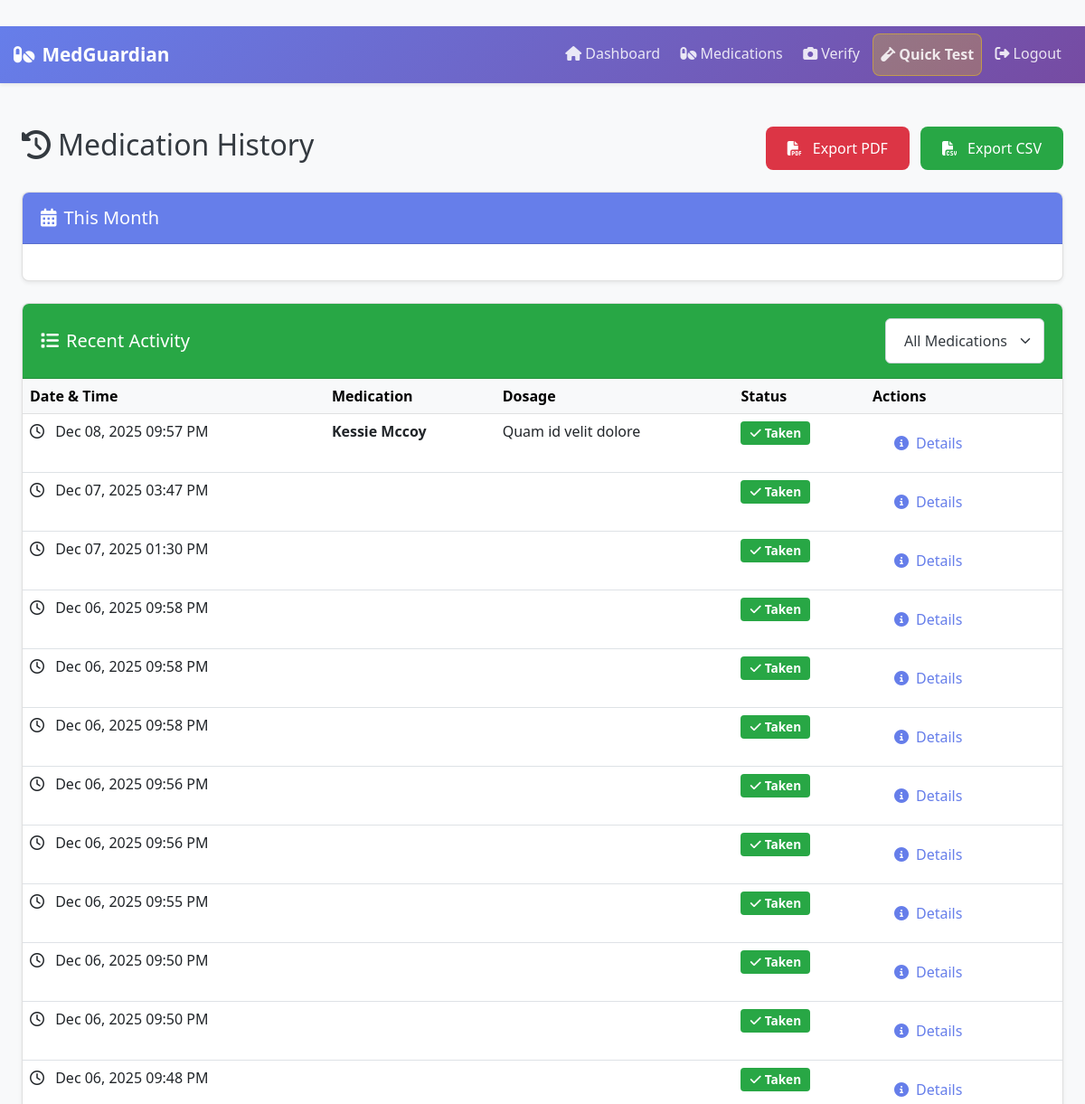
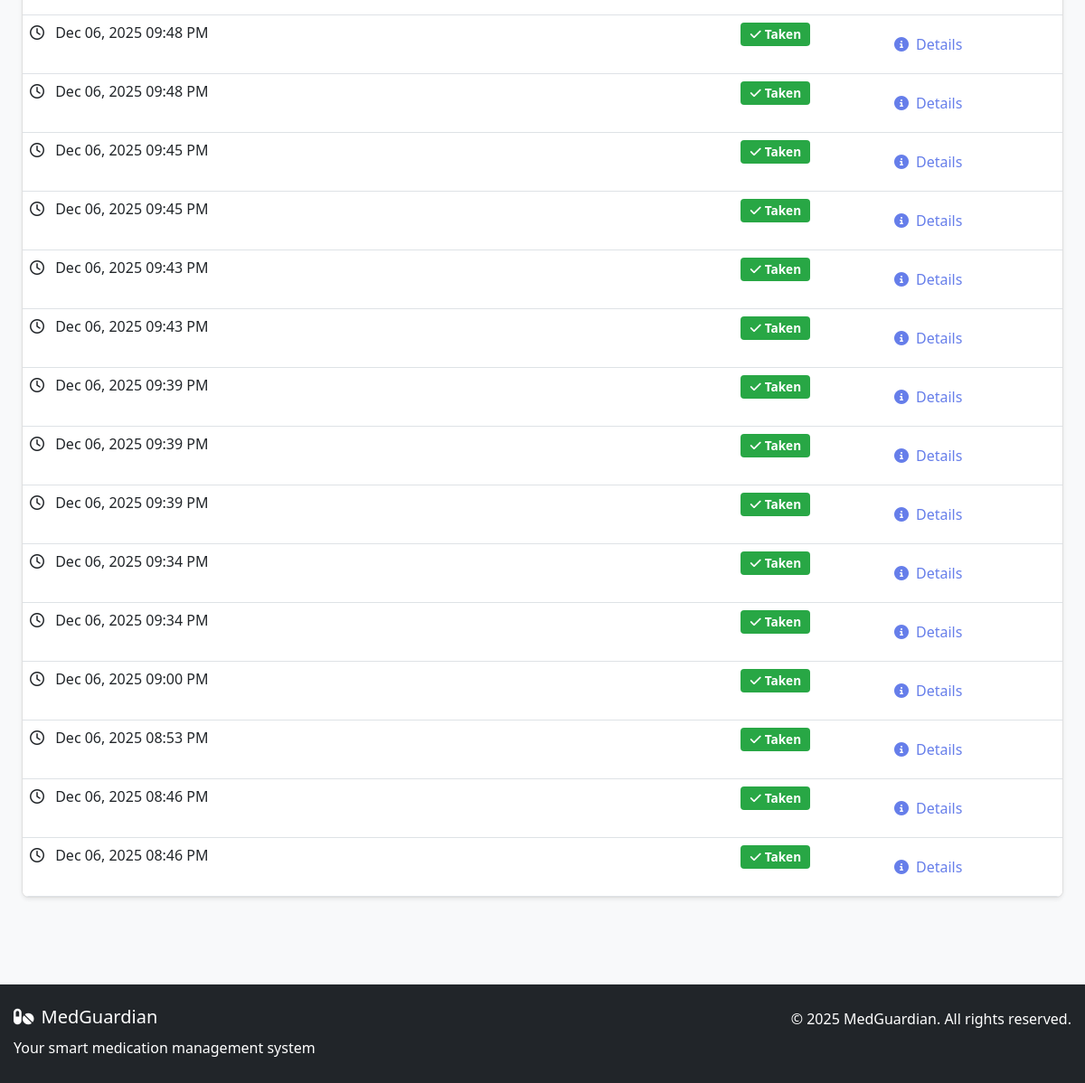
Page /medication/history (signed in) on the committed database (2 pictures, top to bottom).
### app/models/medication_log.py (models this page shows, shortened)
class MedicationLog(db.Model):
    __tablename__ = 'medication_log'
    id = db.Column(db.Integer, primary_key=True)
    medication_id = db.Column(db.Integer, db.ForeignKey('medication.id'), nullable=False)
    user_id = db.Column(db.Integer, db.ForeignKey('user.id'), nullable=False)
    taken_at = db.Column(db.DateTime, nullable=False, default=datetime.utcnow)
    scheduled_time = db.Column(db.DateTime, nullable=True)  # When medication was scheduled
    taken_correctly = db.Column(db.Boolean, default=True)
    verified_by_camera = db.Column(db.Boolean, default=False)  # Was camera verification used?
    verification_confidence = db.Column(db.Float, nullable=True)  # Auto-detection confidence 0-1
    verification_method = db.Column(db.String(50), nullable=True)  # 'auto', 'manual', 'manual_fallback'
    notes = db.Column(db.Text)
    created_at = db.Column(db.DateTime, default=datetime.utcnow)
    medication = db.relationship('Medication', backref='logs')
    user = db.relationship('User', backref='medication_logs')

### app/models/medication.py (models this page shows, shortened)
class Medication(BaseModel):
    __tablename__ = 'medication'
    name = db.Column(db.String(100), nullable=False, index=True)
    dosage = db.Column(db.String(50), nullable=False)
    frequency = db.Column(db.String(50), nullable=False)
    instructions = db.Column(db.Text)
    user_id = db.Column(db.Integer, db.ForeignKey('user.id', ondelete='CASCADE'), nullable=False, index=True)
    morning = db.Column(db.Boolean, default=False)
    afternoon = db.Column(db.Boolean, default=False)
    evening = db.Column(db.Boolean, default=False)
    night = db.Column(db.Boolean, default=False)
    reminder_enabled = db.Column(db.Boolean, default=True)
    reminder_sound = db.Column(db.Boolean, default=True)
    reminder_voice = db.Column(db.Boolean, default=True)
    custom_reminder_times = db.Column(db.String(200))
    start_date = db.Column(db.Date, index=True)
    end_date = db.Column(db.Date, index=True)
    priority = db.Column(db.String(20), default='normal', index=True)
    custom_times = db.Column(db.String(200))  # JSON string for custom times
    barcode = db.Column(db.String(100), nullable=True, index=True)  # UPC/EAN/QR code
    reference_image_path = db.Column(db.String(500), nullable=True)  # Path to reference photo
    image_features = db.Column(db.Text, nullable=True)  # JSON: color histogram, shape features
    label_text = db.Column(db.Text, nullable=True)  # OCR extracted text from label
    reference_images = db.Column(db.Text, nullable=True)  # JSON: ["base64img1", "base64img2", ...]
    background_image = db.Column(db.Text, nullable=True)  # Background-only capture for subtraction
    ai_trained = db.Column(db.Boolean, default=False)  # True if user completed AI training

### app/routes/medication.py (the view)
@medication.route('/history')
@login_required
def medication_history():
    medications = Medication.query.filter_by(user_id=current_user.id).all()
    logs = MedicationLog.query.filter_by(user_id=current_user.id).order_by(
        MedicationLog.taken_at.desc()
    ).limit(100).all()
    return render_template('medication/history.html',
                         medications=medications,
                         logs=logs)

### app/templates/medication/history.html (shortened to what this page needs)
{% extends "base.html" %}
{% block content %}
<div class="container-fluid py-4">
    <div class="d-flex justify-content-between align-items-center mb-4">
        <h2><i class="fas fa-history me-2"></i>Medication History</h2>
        <div>
            <a href="{{ url_for('medication.export_history', format='pdf') }}" class="btn btn-danger me-2">
                <i class="fas fa-file-pdf me-1"></i>Export PDF
            </a>
            <a href="{{ url_for('medication.export_history', format='csv') }}" class="btn btn-success">
                <i class="fas fa-file-csv me-1"></i>Export CSV
            </a>
        </div>
    </div>
    <div class="row mb-4">
        <div class="col-12">
            <div class="card shadow-sm">
                <div class="card-header bg-primary text-white">
                    <h5 class="mb-0"><i class="fas fa-calendar-alt me-2"></i>This Month</h5>
                </div>
                <div class="card-body">
                </div>
            </div>
        </div>
    </div>
    <div class="row">
        <div class="col-12">
            <div class="card shadow-sm">
                <div class="card-header bg-success text-white d-flex justify-content-between align-items-center">
                    <h5 class="mb-0"><i class="fas fa-list me-2"></i>Recent Activity</h5>
                    <select id="filter-medication" class="form-select form-select-sm" style="width: auto;">
                        <option value="all">All Medications</option>
                    </select>
                </div>
                <div class="card-body p-0">
                    <div class="table-responsive">
                        <table class="table table-hover mb-0">
                            <thead class="table-light">
                                <tr>
                                    <th>Date & Time</th>
                                    <th>Medication</th>
                                    <th>Dosage</th>
                                    <th>Status</th>
                                    <th>Actions</th>
                                </tr>
                            </thead>
                            <tbody id="history-table-body">
                                {% for log in logs %}
                                <tr data-medication-id="{{ log.medication_id }}">
                                    <td>
                                        <i class="far fa-clock me-2"></i>
                                        {{ log.taken_at.strftime('%b %d, %Y %I:%M %p') }}
                                    </td>
                                    <td>
                                        <strong>{{ log.medication.name }}</strong>
                                    </td>
                                    <td>{{ log.medication.dosage }}</td>
                                    <td>
                                        {% if log.taken_correctly %}
                                        <span class="badge bg-success">
                                            <i class="fas fa-check me-1"></i>Taken
                                        </span>
                                        {% else %}
                                        <span class="badge bg-danger">
                                            <i class="fas fa-times me-1"></i>Missed
                                        </span>
                                        {% endif %}
                                    </td>
                                    <td>
                                        <button class="btn btn-sm btn-outline-primary"
                                            onclick="viewDetails({{ log.id }})">
                                            <i class="fas fa-info-circle"></i> Details
                                        </button>
                                    </td>
                                </tr>
                                {% endfor %}
                            </tbody>
                        </table>
                    </div>
                </div>
            </div>
        </div>
    </div>
</div>
{% endblock %}

### app/templates/base.html (shortened to what this page needs)
﻿<!DOCTYPE html>
<html lang="en">
<head>
    <link href="https://cdn.jsdelivr.net/npm/bootstrap@5.3.0/dist/css/bootstrap.min.css" rel="stylesheet">
    <link href="https://cdnjs.cloudflare.com/ajax/libs/font-awesome/6.4.0/css/all.min.css" rel="stylesheet">
    <link href="{{ url_for('static', filename='css/style.css') }}" rel="stylesheet">
    <link href="{{ url_for('static', filename='css/reminder_banner.css') }}" rel="stylesheet">
    <link href="{{ url_for('static', filename='css/camera_modal.css') }}" rel="stylesheet">
</head>
<body>
    <nav class="navbar navbar-expand-lg navbar-dark shadow-sm"
        style="background: linear-gradient(135deg, #667eea 0%, #764ba2 100%);">
        <div class="container">
            <a class="navbar-brand fw-bold" href="{{ url_for('main.index') }}">
                <i class="fas fa-pills me-2"></i>MedGuardian
            </a>
            <div class="collapse navbar-collapse" id="navbarNav">
                <ul class="navbar-nav ms-auto">
                    {% if current_user.is_authenticated %}
                    <li class="nav-item">
                        <a class="nav-link" href="{{ url_for('main.dashboard') }}">
                            <i class="fas fa-home me-1"></i>Dashboard
                        </a>
                    </li>
                    <li class="nav-item">
                        <a class="nav-link" href="{{ url_for('medication.list_medications') }}">
                            <i class="fas fa-pills me-1"></i>Medications
                        </a>
                    </li>
                    <li class="nav-item">
                        <a class="nav-link" href="{{ url_for('medication.verification') }}">
                            <i class="fas fa-camera me-1"></i>Verify
                        </a>
                    </li>
                    <li class="nav-item">
                        <a class="nav-link quick-test-link" href="{{ url_for('test.quick_test') }}">
                            <i class="fas fa-vial me-1"></i>Quick Test
                        </a>
                    </li>
                    <li class="nav-item">
                        <a class="nav-link" href="{{ url_for('auth.logout') }}">
                            <i class="fas fa-sign-out-alt me-1"></i>Logout
                        </a>
                    </li>
                    {% endif %}
                </ul>
            </div>
        </div>
    </nav>
    <main class="container-fluid py-4">
        {% block content %}{% endblock %}
    </main>
    <footer class="bg-dark text-white py-4 mt-5">
        <div class="container">
            <div class="row">
                <div class="col-md-6">
                    <h5><i class="fas fa-pills me-2"></i>MedGuardian</h5>
                    <p class="mb-0">Your smart medication management system</p>
                </div>
                <div class="col-md-6 text-md-end">
                    <p class="mb-0">&copy; 2025 MedGuardian. All rights reserved.</p>
                </div>
            </div>
        </div>
    </footer>
</body>
</html>

### app/static/css/style.css (style rules this page uses)
:root { --primary-color: #667eea; --secondary-color: #764ba2; --success-color: #28a745; --warning-color: #ffc107; --danger-color: #dc3545; --info-color: #17a2b8; --light-color: #f8f9fa; --dark-color: #343a40; --font-family: 'Segoe UI', Tahoma, Geneva, Verdana, sans-serif; --senior-font-size: 1.125rem; --senior-font-size-large: 1.5rem; --senior-font-size-xlarge: 2rem; --high-contrast-bg: #ffffff; --high-contrast-text: #000000; }
* { margin: 0; padding: 0; box-sizing: border-box; }
body { font-family: var(--font-family); line-height: 1.8; color: var(--dark-color); background-color: var(--light-color); font-size: 16px; }
.container { max-width: 1200px; margin: 0 auto; padding: 0 15px; }
.mt-5 { margin-top: 3rem; }
.mb-4 { margin-bottom: 1.5rem; }
.py-4 { padding-top: 1.5rem; padding-bottom: 1.5rem; }
.btn { display: inline-block; padding: 0.75rem 1.5rem; font-weight: 500; text-align: center; text-decoration: none; border-radius: 0.375rem; border: none; cursor: pointer; transition: all 0.3s ease; min-height: 44px; }
.btn-success { background-color: var(--success-color); color: white; }
.btn-danger { background-color: var(--danger-color); color: white; }
.btn-outline-primary { background-color: transparent; border: 2px solid var(--primary-color); color: var(--primary-color); }
.card { background: white; border-radius: 0.5rem; box-shadow: 0 0.125rem 0.25rem rgba(0, 0, 0, 0.075); border: 1px solid rgba(0, 0, 0, 0.125); overflow: hidden; }
.card-header { background-color: var(--primary-color); color: white; padding: 1rem 1.25rem; border-bottom: 1px solid rgba(0, 0, 0, 0.125); }
.card-body { padding: 1.25rem; }
.form-select { display: block; width: 100%; padding: 0.75rem 2.5rem 0.75rem 1.25rem; font-size: 1rem; line-height: 1.5; color: var(--dark-color); background-color: white; background-repeat: no-repeat; background-position: right 0.75rem center; background-size: 16px 12px; border: 1px solid #ced4da; border-radius: 0.375rem; transition: border-color 0.15s ease-in-out, box-shadow 0.15s ease-in-out; }
.badge { display: inline-block; padding: 0.35rem 0.65rem; font-size: 0.85rem; font-weight: 700; line-height: 1; text-align: center; white-space: nowrap; vertical-align: baseline; border-radius: 0.25rem; }
.bg-success { background-color: var(--success-color) !important; color: white !important; }
.bg-primary { background-color: var(--primary-color) !important; color: white !important; }

### app/static/css/camera_modal.css (style rules this page uses)
.btn { padding: 12px 24px; border: none; border-radius: 8px; font-size: 16px; font-weight: 500; cursor: pointer; transition: all 0.2s; display: inline-flex; align-items: center; justify-content: center; gap: 8px; }

### app/templates/base.html (style rules this page uses)
.navbar .nav-link { color: rgba(255, 255, 255, 0.85) !important; font-weight: 500; transition: all 0.3s ease; padding: 0.5rem 1rem; border-radius: 8px; margin: 0 0.2rem; }
.quick-test-link { background: linear-gradient(135deg, rgba(255, 215, 0, 0.25), rgba(255, 193, 7, 0.25)) !important; border: 1px solid rgba(255, 215, 0, 0.4); font-weight: 600 !important; }
.navbar-brand { font-size: 1.3rem; transition: transform 0.3s ease; }

### rows in the picture
MedicationLog: taken_at "Dec 08, 2025 09:57 PM", medication.name "Kessie Mccoy", medication.dosage "Quam id velit dolore", taken_correctly True (drawn)
MedicationLog: taken_at "Dec 07, 2025 03:47 PM", taken_correctly True (drawn)
MedicationLog: taken_at "Dec 07, 2025 01:30 PM", taken_correctly True (drawn)
MedicationLog: taken_at "Dec 06, 2025 09:58 PM", taken_correctly True (drawn)
MedicationLog: taken_at "Dec 06, 2025 09:58 PM", taken_correctly True (drawn)
MedicationLog: taken_at "Dec 06, 2025 09:58 PM", taken_correctly True (drawn)
MedicationLog: taken_at "Dec 06, 2025 09:56 PM", taken_correctly True (drawn)
MedicationLog: taken_at "Dec 06, 2025 09:56 PM", taken_correctly True (drawn)
MedicationLog: taken_at "Dec 06, 2025 09:55 PM", taken_correctly True (drawn)
MedicationLog: taken_at "Dec 06, 2025 09:50 PM", taken_correctly True (drawn)
MedicationLog: taken_at "Dec 06, 2025 09:50 PM", taken_correctly True (drawn)
MedicationLog: taken_at "Dec 06, 2025 09:48 PM", taken_correctly True (drawn)
MedicationLog: taken_at "Dec 06, 2025 09:48 PM", taken_correctly True (drawn)
MedicationLog: taken_at "Dec 06, 2025 09:48 PM", taken_correctly True (drawn)
MedicationLog: taken_at "Dec 06, 2025 09:45 PM", taken_correctly True (drawn)
MedicationLog: taken_at "Dec 06, 2025 09:45 PM", taken_correctly True (drawn)
MedicationLog: taken_at "Dec 06, 2025 09:43 PM", taken_correctly True (drawn)
MedicationLog: taken_at "Dec 06, 2025 09:43 PM", taken_correctly True (drawn)
MedicationLog: taken_at "Dec 06, 2025 09:39 PM", taken_correctly True (drawn)
MedicationLog: taken_at "Dec 06, 2025 09:39 PM", taken_correctly True (drawn)
MedicationLog: taken_at "Dec 06, 2025 09:39 PM", taken_correctly True (drawn)
MedicationLog: taken_at "Dec 06, 2025 09:34 PM", taken_correctly True (drawn)
MedicationLog: taken_at "Dec 06, 2025 09:34 PM", taken_correctly True (drawn)
MedicationLog: taken_at "Dec 06, 2025 09:00 PM", taken_correctly True (drawn)
MedicationLog: taken_at "Dec 06, 2025 08:53 PM", taken_correctly True (drawn)
MedicationLog: taken_at "Dec 06, 2025 08:46 PM", taken_correctly True (drawn)
MedicationLog: taken_at "Dec 06, 2025 08:46 PM", taken_correctly True (drawn)
